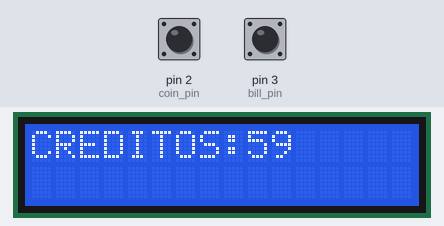
Bench run of a sketch on a simulated Arduino Uno, built with avr-gcc and run on an emulated ATmega328P. On the bench: 16×2 character LCD. Inputs (shaded band) come from the test bench; at power-on: pin 2 (coin_pin) HIGH, pin 3 (bill_pin) HIGH.

Above: at 2.8 s.
2.9 s: pin 2 (coin_pin) pulled LOW for 3.2 s
At 3.5 s:
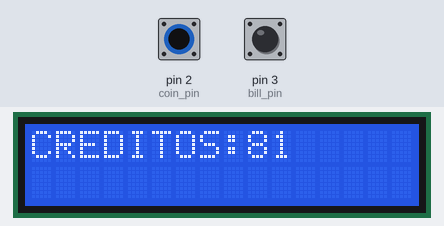
6.7 s: pin 2 (coin_pin) pulled LOW for 3.2 s
At 7.6 s:
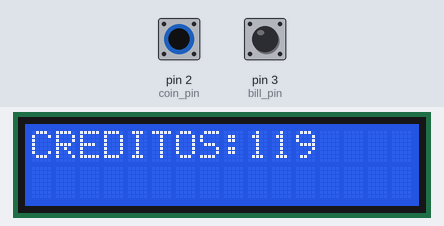
10.5 s: pin 3 (bill_pin) pulled LOW for 0.15 s
At 10.69 s:
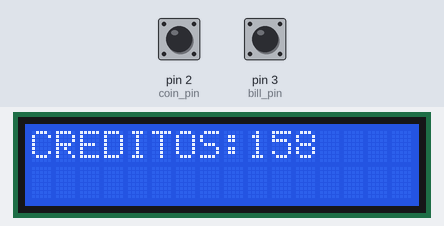
11.2 s: pin 2 (coin_pin) pulled LOW for 0.15 s
At 11.6 s:
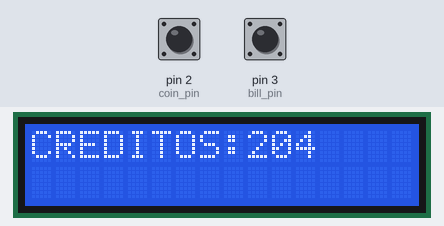
11.9 s: pin 2 (coin_pin) pulled LOW for 1 s
At 12.7 s:
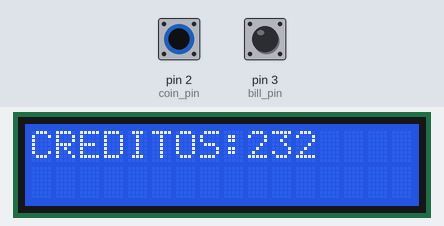
13.5 s: pin 2 (coin_pin) pulled LOW for 0.15 s
At 13.69 s:
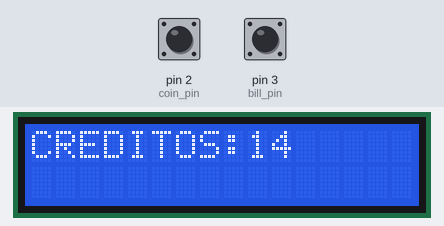
Timing chart, 0 to 15.2 s (numbered marks = the images above; inputs shaded):
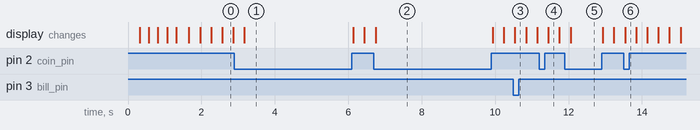

The sketch:

_03_lcd_input_bill_mon.ino
```cpp
//Leer pulsos del Monedero + NV10USB y sumarlos como creditos y mostrar en lcd por min11benja para Morralla
/*-----( Librerias )-----*/
#include <Wire.h>  // Comes with Arduino IDE
// https://bitbucket.org/fmalpartida/new-liquidcrystal/downloads
// Move any other LCD libraries to another folder or delete them
#include <LiquidCrystal_I2C.h>//I2C_Ver_1


/*-----( Constantes Globales )-----*/
/*Lo pongo como variables de tipo constante para guardar espacio en memoria*/
//***********************************************************************************************
volatile unsigned long limite_pulsos = 3;
 /* EDITAR ESTE VALOR PARA CAMBIAR EL DELAY ENTRE DETECCION DE PULSOS-nesecito poner un DELAY es como una pausa entre la deteccion de pulsos para que el arduino me lea los pulsos sin arrojar basura, eh calado multiples valores y 500 es el mas estable*/
//***********************************************************************************************
const int coin_pin = 2; //Asigno el valor de 2 para la variable donde conectare el pin que va a recibir los pulsos del monedero
const int bill_pin = 3; //pin para el NV10USB

/*-----( objectos )-----*/
// set the LCD address to 0x27 for a 16 chars 2 line display
// A FEW use address 0x3F
// Set the pins on the I2C chip used for LCD connections:
//addr, en,rw,rs,d4,d5,d6,d7,bl,blpol
LiquidCrystal_I2C lcd(0x27, 2, 1, 0, 4, 5, 6, 7, 3, POSITIVE);  // Set the LCD I2C address

/*-----( Variables Globales)-----*/
////// Una variable debe ser declarada como "volátil" cuando su valor puede ser cambiado por algo fuera del control de la sección de código en el que aparece, como un hilo al mismo tiempo de ejecución. En el Arduino, el único lugar que es probable que ocurra en secciones de código asociados a las interrupciones, llama una rutina de servicio de interrupción.
volatile byte credit = 0;//Variable para guardar el valor de los pulsos contados
volatile unsigned long tiempo_pulso_inicial; //Variable para guardar el tiempo en el que se leyo e pulso
volatile unsigned long tiempo_pulso_final; //Variable para guardar el tiempo en el que se leyo e pulso

/*----( SETUP: RUNS ONCE )----*/
void setup() {
  Serial.begin(9600);// Establece la velocidad de datos en bits por segundo (baudios) para la transmisión de datos en serie. Para comunicarse con la pc

/*----( LCD )----*/
lcd.begin(16, 2);  // initialize the lcd for 16 chars 2 lines, turn on backlight

  // ------- Quick 3 blinks of backlight  -------------
  for (int i = 0; i < 3; i++)
  {
    lcd.backlight();
    delay(250);
    lcd.noBacklight();
    delay(250);
  }
  lcd.backlight(); // finish with backlight on

  //-------- Write characters on the display ------------------
  // NOTE: Cursor Position: (CHAR, LINE) start at 0
  lcd.setCursor(0, 0); //Start at character 4 on line 0
  lcd.print("Cargando Setup");/*Para mostrar en consola que ya inicio la funcion setup()*/
  lcd.setCursor(0,1);lcd.print("por favor esperar...");

/*----( PIN MODE )----*/
//pinMode: Configura el pin especificado para comportarse ya sea como una entrada o una salida: pines digitales se pueden utilizar como entrada, INPUT_PULLUP o SALIDA. Cambiar el pin con la funcion pinMode () cambia el comportamiento eléctrico de la clavija.////*input: de afuera hacia el arduino - output*del arduino ahcia afuera - a pull-up* es la resistecia interna del arduino, que asegura que el pin este ya sea en un estado ALTO o BAJO, mientras emplea un nivel bajo de corriente.
  pinMode(coin_pin, INPUT_PULLUP);//establecemos el pin 2 (coin_pin) como tipo INPUT y le adjuntamos una resistencia interna para evitar rebotes
  pinMode(bill_pin, INPUT_PULLUP);//establecemos el pin 3 (bill_pin) como tipo INPUT y le adjuntamos una resistencia interna para evitar rebotes
//// El procesador en el corazón de cualquier Arduino tiene dos tipos diferentes de interrupciones: "externo" y "Cambiar PIN".
//// Si usted quiere asegurarse de que un programa siempre capte los pulsos de un encoder rotativo, de manera que nunca se pierde un pulso, seria difícil escribir un programa que no hiciera otra cosa mas que eso, ya que el programa tendría que sondear constantemente las líneas de sensores para el codificador, con el fin de detectar pulsos solo cuando ocurran emplearemos la funcion de AtachInterrupts()*
//// Las interrupciones son útiles formas de hacer que las cosas sucedan de forma automática en los programas de microcontroladores, y puede ayudar a resolver problemas de tiempo.
//// Estas interrupciones pueden configurarse para activar una función específica en flancos ascendentes o descendentes de la señal, o bajo nivel.
//// * OJO: Dentro de la función de "attachInterrupt()", la funcion "delay()" no funcionará y el valor devuelto por "millis()" no se incrementará. Los datos recibidos mientras dentro de la funcion podran ser perdidos. Usted debe declarar como volátiles cualquier variable que modifique dentro de la función adjunta. Vea la sección de ISR a continuación para obtener más información.
  attachInterrupt(digitalPinToInterrupt(coin_pin), sumar_credit, FALLING);// agrego interuptor al pin del monedero
  attachInterrupt(digitalPinToInterrupt(bill_pin), sumar_credit, FALLING);//agrego interuptor al pin del NV10USB

//SYNTAXIS: attachInterrupt(pin,ISR,mode);
//*pin: parametro para decir a la funcion que pin desea adjuntar el interruptor (Arduino_MEGA cuenta con x6 pins que admiten esta posibilidad de actuar como interuptores estos son [2, 3, 18, 19, 20, 21] ) los pins específicos con capacidad para interrupciones, y su mapeo para interrumpir llevan un número diferente a su numero de pin, estos numeros varían segunn el modelo de arduino, por esta razon empleamos la funcion "digitalPinToInterrupt()" para obtener este valor para el pin en especifico y evitar confusiones
//*ISR: funcion a invocar cuando se produce una interrupcion; esta funcion no debe recibir parametros y debe regresar nada
//*mode: define cuando se debe de producri una interrupcion, hay 4 constantes predefinidas como valores y estos son;
////*LOW: acciona la interrupcion cuando el pin se encuentre en estado bajo (0v)
////*CHANGE: acciona la interrupcion cada vez que el pin cambie de valor
////*RISING: acciona la interrupcion cuando el pin vaya de estado bajo a estado alto (0v a 5v)
////*FALLING: acciona la interrupcion cuando el pin vaya de estado alto a estado bajo (5v a 0v)
  lcd.clear();/*limpiar pantalla*/
  lcd.setCursor(0, 0); //Start at character 4 on line 0
  lcd.print("Morralla Setup");/*Imprimo en consola para notificarme que la funcion setup() llego a su fin*/
  lcd.setCursor(0,1);lcd.print("Cargado correctamente.");
}/*--(end setup )---*/

/*----( LOOP: RUNS CONSTANTLY )----*/
void loop() {

/*--(if ruido else credit )---*/
 //Si hubo un pulso y este es mayor a la diferencia de tiempo entonces lo sumo como pulso si es menor es ruido y no lo sumo

  tiempo_pulso_inicial = micros();

  if(digitalRead( coin_pin ) == HIGH ){//si el pin de Monedero recibe una señal de 0 a 5 v

    tiempo_pulso_final = micros();//guarda ese tiempo como tiempo final

    if( tiempo_pulso_final - tiempo_pulso_inicial > limite_pulsos){
      credit++;
    }/*--(end ruido o credit )---*/
  }/*--(end if pulso )---*/

/*--(show credit lcd )---*/
      lcd.clear();
      lcd.setCursor(0,0);
      lcd.print("CREDITOS:");/*me alerta en consola que hubo una moneda detectada*/
      lcd.println(credit); /* imprime en consola el valor de esa moneda*/

}/*--(end loop )---*/

/*--(INTERRUPCION )---*/
void sumar_credit() //funcion invocada para incrementar el contador cont_pulsos_moneda
{
  credit++;
}/*--(end interupcion )---*/
```
